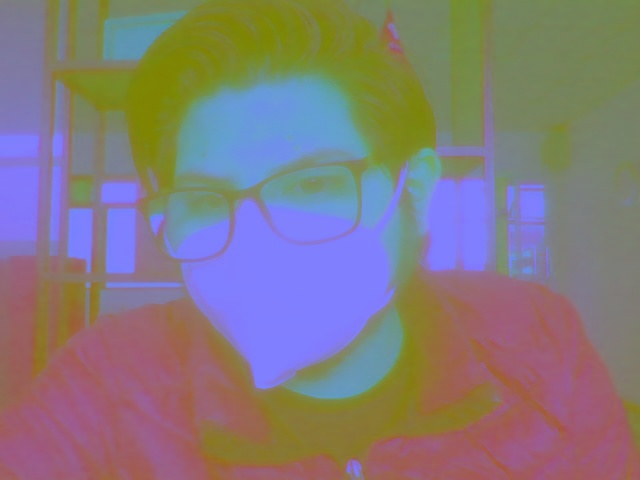
//> input picture Practica01/Imagenes Guardadas/imagen2.jpeg, 640 x 480 px, given in place of catedral-san-basilio-moscu-rusia.jpg, which was not available
$ ./EjemploBase   (built with g++ and OpenCV 4)
//> lines starting //> are read from the running program, lines starting //| are printed output that depends on the picture; after the words box and inside, x2 and y2 are one past the last pixel; in counts of white or black regions, pixels touching at a corner belong together; pictures that were not available may be replaced by others from this repository, and a replacement may not be noted

#include <iostream>
#include <cstdlib>

// Librerías de OpenCV
#include <opencv2/core/core.hpp> // Contiene las definiciones base de matrices y estructuras
#include <opencv2/highgui/highgui.hpp> // Interfaz gráfica de usuario
#include <opencv2/imgproc/imgproc.hpp> // Procesamiento de imágenes
#include <opencv2/imgcodecs/imgcodecs.hpp> // Códecs para leer los distintos formatos de imágenes (JPG, PNG, etc.)
#include <opencv2/video/video.hpp> // Lectura de vídeos
#include <opencv2/videoio/videoio.hpp> // Lectura y escritura de videos

//#include <opencv2/opencv.hpp> // Permite cargar todas las librerías de OpenCV

using namespace std;
using namespace cv; // Espacio de nombres de OpenCV para llamar a los métodos de forma más directa

int main(int argc, char *argv[]){

    // Creamos una ventana vacía
    namedWindow("Imagen", WINDOW_AUTOSIZE);

    // Lectura de la Imagen
    Mat imagen = imread("./catedral-san-basilio-moscu-rusia.jpg");
//> imagen is the input picture: 480 rows x 640 cols, CV_8UC3; mean B, G, R 125.4, 122, 132.3

    // Como obtener las caracteristicas de la imagen
    cout << "Ancho Imagen: " << imagen.cols << " Alto Imagen: " << imagen.rows << " Canales: " << imagen.channels() << endl;
//| Ancho Imagen: 640 Alto Imagen: 480 Canales: 3

    // Como acceder a un pixel de la imagen
    Vec3b pixel = imagen.at<Vec3b>(93, 123);
//> pixel = [32, 136, 119]

    // Recordar que en OpenCV la imagen normalmente viene en formato BGR
    cout << "Rojo: " << (int) pixel[2] << " Verde: " << (int) pixel[1] << " Azul: " << (int) pixel[0] << endl;
//| Rojo: 119 Verde: 136 Azul: 32

    // Manipulación de Pixeles
    for(int i=100;i<123;i++){
        for(int j=100;j<123;j++){
            imagen.at<Vec3b>(i,j) = Vec3b(52, 230, 233);
        }
    }
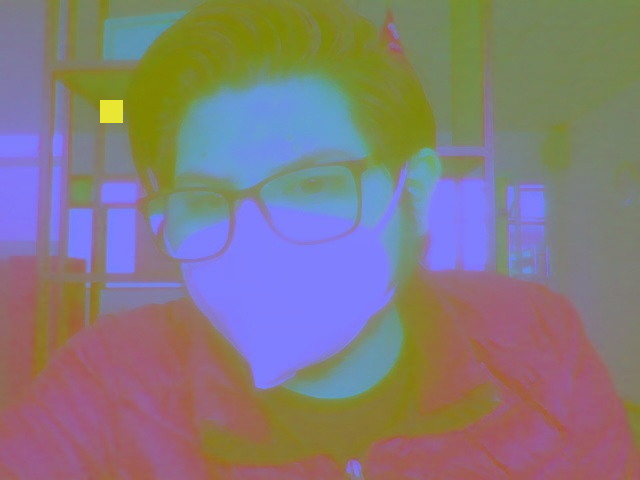
//> imagen: 480 rows x 640 cols, CV_8UC3; 0.17% of pixels changed, all inside (x1, y1, x2, y2) = (100, 100, 123, 123)

    // Creación de una imagen vacía
    //Mat gris = Mat::zeros(Size(imagen.cols, imagen.rows),CV_8UC1);
    Mat gris = Mat(Size(imagen.cols, imagen.rows), CV_8UC1, Scalar(123));

    double promedio = 0.0;
    // Convertimos la imagen a colores en escala de grises usando un simple promedio
    for(int i=0;i<imagen.rows;i++){
        for(int j=0;j<imagen.cols;j++){
            pixel = imagen.at<Vec3b>(i,j);
            promedio = (pixel[0]+pixel[1]+pixel[2])/3.0;
            gris.at<uchar>(i,j) = (int) promedio;
        }
    }
//> this loop made 480 passes
//> (pixel, promedio) on passes 1 to 3: ([74, 135, 115], 108), ([74, 135, 115], 108), ([74, 134, 116], 108)
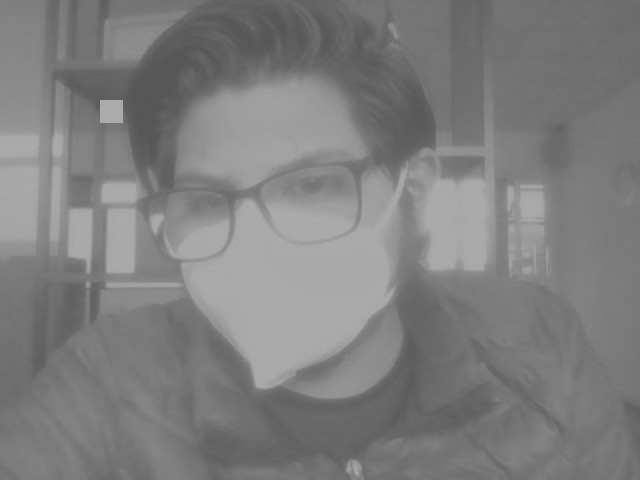
//> gris: 480 rows x 640 cols, CV_8UC1; min 85, max 171, mean 126.4
//> after the loop, pixel = [93, 92, 156]; promedio = 113.7

    Mat grisCV;
    // Usamos el método propio de OpenCV para conversión entre espacios de color:
    cvtColor(imagen, grisCV, COLOR_BGR2GRAY);
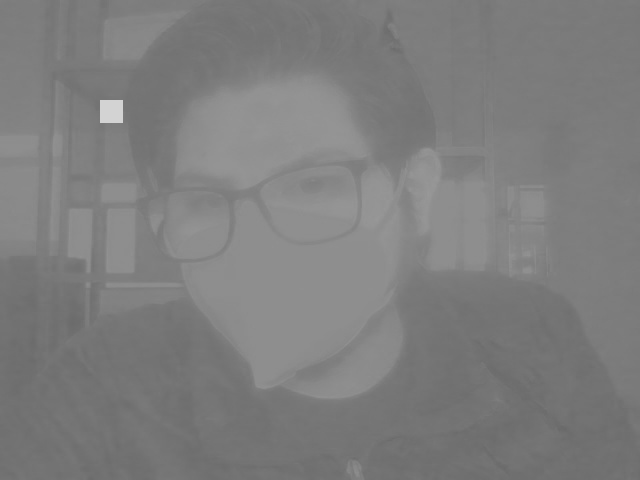
//> grisCV: 480 rows x 640 cols, CV_8UC1; min 106, max 211, mean 125.7

    // Restamos las dos imágenes para ver las diferencias en las opciones de conversión en escala de grises
    Mat resta;
    absdiff(gris, grisCV, resta);
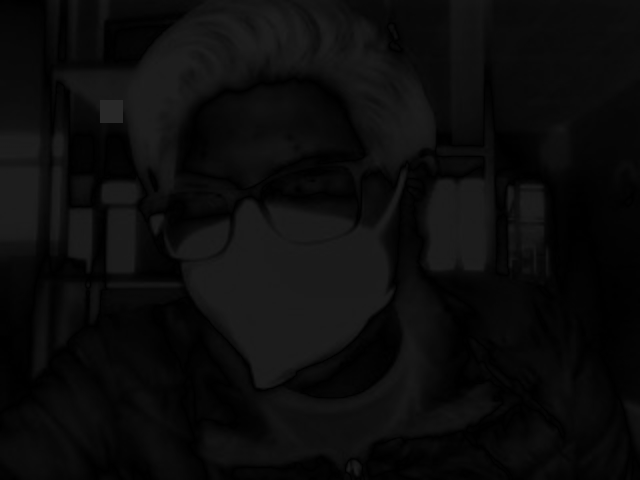
//> resta: 480 rows x 640 cols, CV_8UC1; min 0, max 40, mean 11.5

    // Resaltamos las zonas de la imagen que son distintas
    // Cómo crear un clon de una imagen
    int pixG = 0;
    Mat copia = Mat::zeros(Size(resta.cols, resta.rows), CV_8UC3);//resta.clone();
    for(int i=0;i<resta.rows;i++){
        for(int j=0;j<resta.cols;j++){
            pixG = resta.at<uchar>(i,j);
            if(pixG>0){
                //copia.at<uchar>(i,j) = 255;
                copia.at<Vec3b>(i,j) = Vec3b(1,1,200);
            }
        }
    }
//> this loop made 480 passes
//> pixG on passes 1 to 3: 14, 14, 14
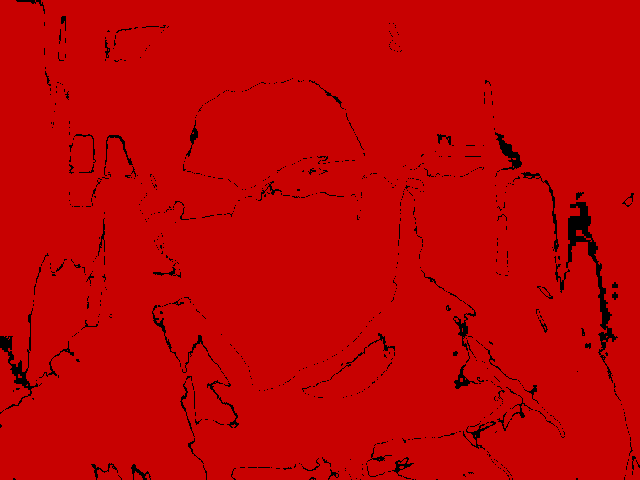
//> copia: 480 rows x 640 cols, CV_8UC3; mean B, G, R 1, 1, 194.2
//> after the loop, pixG = 2

    // Leer una imagen directo en escala de grises
    Mat grisLectura = imread("./catedral-san-basilio-moscu-rusia.jpg", IMREAD_GRAYSCALE);
//> grisLectura: 480 rows x 640 cols, CV_8UC1; min 106, max 152, mean 125.5

    namedWindow("Gris", WINDOW_AUTOSIZE);
    namedWindow("GrisCV", WINDOW_AUTOSIZE);
    namedWindow("Resta", WINDOW_AUTOSIZE);
    namedWindow("Resta Resaltada", WINDOW_AUTOSIZE);

    // Mostramos la imagen en la ventana
    imshow("Imagen", imagen);
    imshow("Gris", gris);
    imshow("GrisCV", grisCV);
    imshow("Resta", resta);
    imshow("Resta Resaltada", copia);

    // Comando para generar una pausa hasta que se presione cualquier tecla
    waitKey();

    // Liberar recursos (destruir las ventanas de memoria)
    destroyAllWindows();

    return 0;
}

$ run again, on Practica01/Imagenes Guardadas/imagen3.jpeg
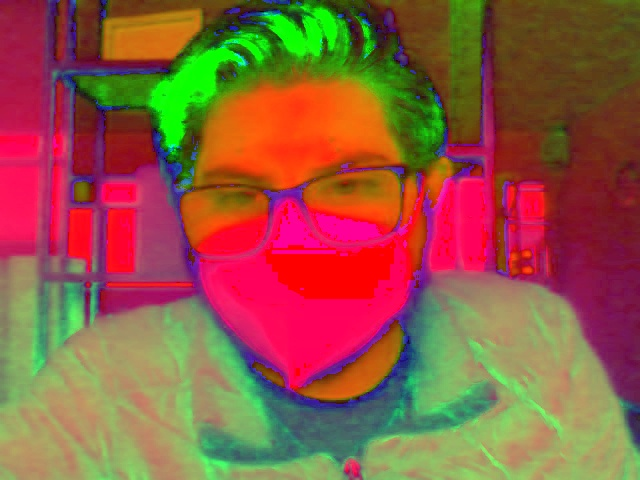
//> input picture Practica01/Imagenes Guardadas/imagen3.jpeg, 640 x 480 px, given in place of catedral-san-basilio-moscu-rusia.jpg, which was not available
//> imagen is the input picture: 480 rows x 640 cols, CV_8UC3; mean B, G, R 65.7, 89.2, 145.7
//| Ancho Imagen: 640 Alto Imagen: 480 Canales: 3
//> `Vec3b pixel = imagen.at<Vec3b>(93, 123);`: pixel = [5, 116, 48]
//| Rojo: 48 Verde: 116 Azul: 5
//> the loop `for(int i=0;i<imagen.rows;i++)` made 480 passes
//> (pixel, promedio) on passes 1 to 3: ([16, 107, 84], 69), ([18, 107, 87], 70.67), ([20, 104, 86], 70)
//> after the loop `for(int i=0;i<imagen.rows;i++)`:
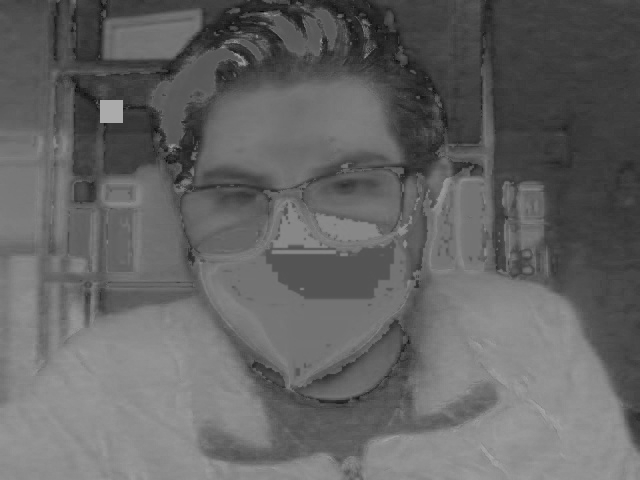
//> gris: 480 rows x 640 cols, CV_8UC1; min 5, max 171, mean 100.1
//> after the loop `for(int i=0;i<imagen.rows;i++)`: pixel = [108, 194, 110]; promedio = 137.3
//> the loop `for(int i=0;i<resta.rows;i++)` made 480 passes
//> pixG on passes 1 to 3: 21, 21, 19
//> after the loop `for(int i=0;i<resta.rows;i++)`:
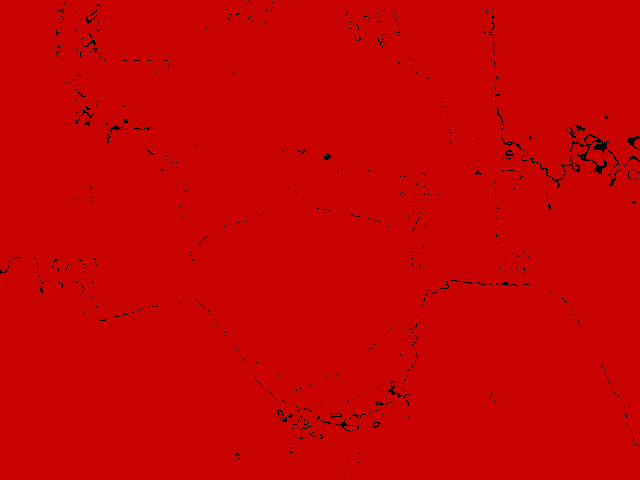
//> copia: 480 rows x 640 cols, CV_8UC3; mean B, G, R 1, 1, 198.1
//> after the loop `for(int i=0;i<resta.rows;i++)`: pixG = 22
